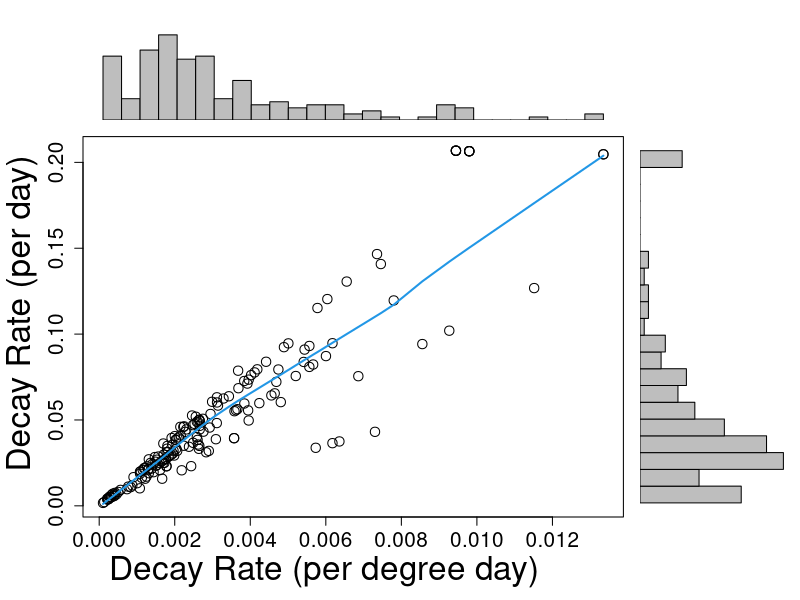

Reproduce this figure in R.
data = read.csv("Outputs/Decay_Data.csv")
head(data)
str(data)

# function to generate scatter plot with adjacent histograms
# original version modified and pulled from https://www.r-bloggers.com/2011/06/example-8-41-scatterplot-with-marginal-histograms/
# some hard coding in this function to tweak the plot aesthetics

scatterhist = function(x, y, xlab="", ylab=""){
  zones=matrix(c(2,0,1,3), ncol=2, byrow=TRUE)
  layout(zones, widths=c(4/5,1/5), heights=c(1/5,4/5))
  xhist = hist(x, plot=FALSE,breaks=20)
  yhist = hist(y, plot=FALSE,breaks=20)
  top = max(c(xhist$counts, yhist$counts))
  par(mar=c(5,5,1,1))
  plot(x,y,cex.axis=1.5,cex=1.5,xlab="",ylab="")
  points(lowess(y~x),typ="l",col=4,lwd=2)
  par(mar=c(0,5,1,1))
  barplot(xhist$counts, axes=FALSE, ylim=c(0, top), space=0)
  par(mar=c(5,0,1,1))
  barplot(yhist$counts, axes=FALSE, xlim=c(0, top), space=0, horiz=TRUE)
  par(oma=c(3,3,0,0))
  mtext(xlab, side=1, line=1, outer=TRUE, adj=0, cex = 2,
        at=.35 * (mean(x) - min(x))/(max(x)-min(x)))
  mtext(ylab, side=2, line=1, outer=TRUE, adj=0,cex = 2, 
        at=(.6 * (mean(y) - min(y))/(max(y) - min(y))))
}

# generate the plot

pdf("Outputs/Decay_Scatter_Hists.pdf")
  scatterhist(x = data$degree_decay_rate,y = data$Decay_Rate_per_day,xlab = "Decay Rate (per degree day)",ylab = "Decay Rate (per day)")
dev.off()
